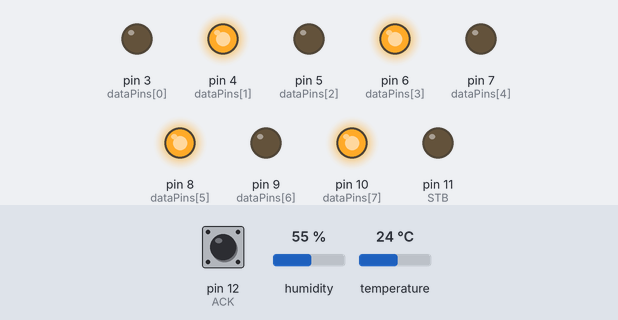
Bench run of a sketch on a simulated Arduino Uno, built with avr-gcc and run on an emulated ATmega328P. Parts: output pins drawn as LEDs (lit = HIGH). The inputs (shaded band) are chosen by the test bench; at power-on: pin 12 (ACK) HIGH, humidity 55 %, temperature 24 °C. What the sketch prints to the serial monitor is not drawn.

Above: at 1.2 s.
1.3 s: pin 12 (ACK) driven LOW
At 2.5 s:
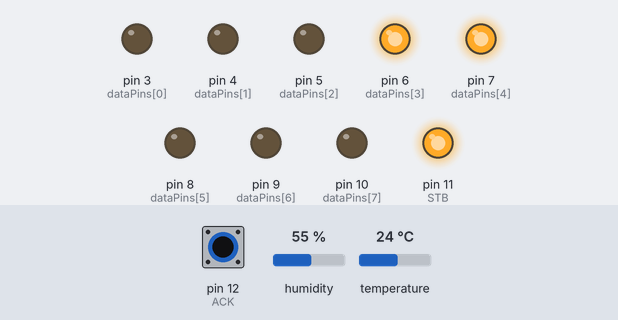
2.8 s: pin 12 (ACK) driven HIGH
At 3.9 s:
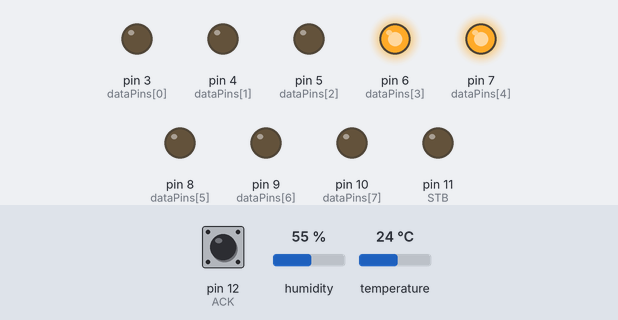
4.3 s: pin 12 (ACK) driven LOW
At 5.0 s:
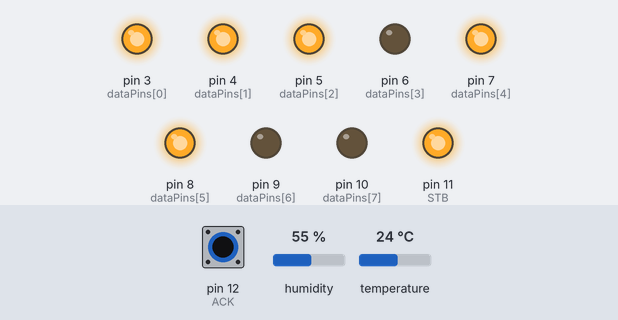
5.8 s: pin 12 (ACK) driven HIGH
At 6.1 s:
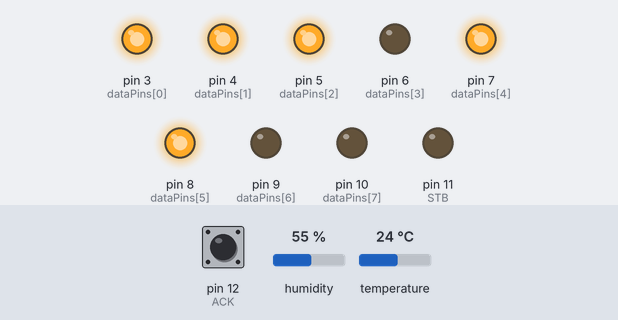
7.3 s: pin 12 (ACK) driven LOW
At 8.5 s:
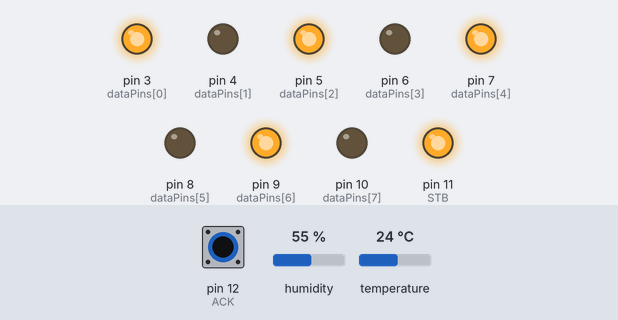
8.8 s: pin 12 (ACK) pulsed HIGH 2 times (0.12 s each, 0.3 s apart)
At 9.6 s:
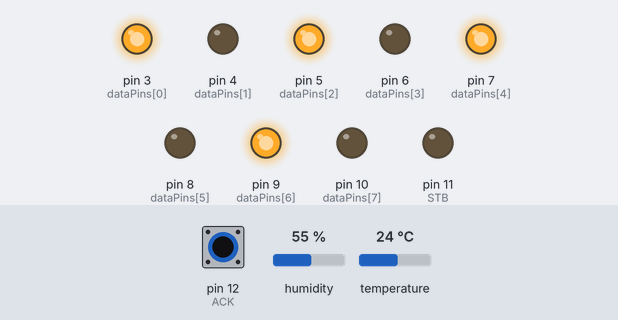
Timing chart, 0 to 12.4 s (numbered marks = the images above; inputs shaded):
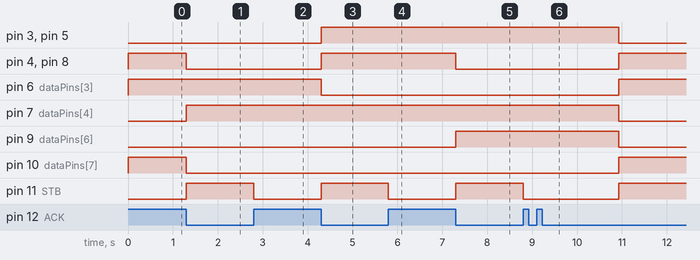

The sketch:

Master_code_parallel.ino
```cpp
#include <DHT.h>

#define DHTPIN 2
#define DHTTYPE DHT22
DHT dht(DHTPIN, DHTTYPE);

// Data Pins
const int dataPins[8] = {3, 4, 5, 6, 7, 8, 9, 10};
#define STB 11
#define ACK 12

void setup() {
  Serial.begin(9600);
  dht.begin();

  // Set data pins as OUTPUT
  for (int i = 0; i < 8; i++) pinMode(dataPins[i], OUTPUT);

  pinMode(STB, OUTPUT);
  pinMode(ACK, INPUT);

  digitalWrite(STB, LOW);
}

void sendByte(byte data) {
  // Put data on pins
  for (int i = 0; i < 8; i++) {
    digitalWrite(dataPins[i], (data >> i) & 0x01);
  }

  // Signal STB HIGH
  digitalWrite(STB, HIGH);

  // Wait for ACK HIGH from slave
  while (digitalRead(ACK) == LOW);

  // Reset STB
  digitalWrite(STB, LOW);

  // Wait for ACK LOW (handshake complete)
  while (digitalRead(ACK) == HIGH);
}

void loop() {
  float temp = dht.readTemperature();
  float hum = dht.readHumidity();

  if (!isnan(temp) && !isnan(hum)) {
    Serial.print("Sending Temp: ");
    Serial.print(temp);
    Serial.print(" Humidity: ");
    Serial.println(hum);

    // Convert to integers for simplicity
    int t = (int)temp;
    int h = (int)hum;

    // Send message: Header + Temp + Humidity
    sendByte(0xAA); // Start byte
    sendByte(t);
    sendByte(h);
    sendByte(0x55); // End byte
  }

  delay(2000);
}
```

Measured:
- after the input at 1.3 s, pin 4 (dataPins[1]), pin 8 (dataPins[5]), pin 10 (dataPins[7]): HIGH → LOW at once; pin 7 (dataPins[4]), pin 11 (STB): LOW → HIGH at once
- after the input at 2.8 s, pin 11 (STB): HIGH → LOW at once
- after the input at 4.3 s, pin 3 (dataPins[0]), pin 4 (dataPins[1]), pin 5 (dataPins[2]), pin 8 (dataPins[5]), pin 11 (STB): LOW → HIGH at once; pin 6 (dataPins[3]): HIGH → LOW at once
- after the input at 5.8 s, pin 11 (STB): HIGH → LOW at once
- after the input at 7.3 s, pin 4 (dataPins[1]), pin 8 (dataPins[5]): HIGH → LOW at once; pin 9 (dataPins[6]), pin 11 (STB): LOW → HIGH at once
- after the input at 8.8 s, pin 3 (dataPins[0]), pin 5 (dataPins[2]), pin 7 (dataPins[4]), pin 9 (dataPins[6]): HIGH → LOW after 2.1 s; pin 4 (dataPins[1]), pin 6 (dataPins[3]), pin 8 (dataPins[5]), pin 10 (dataPins[7]): LOW → HIGH after 2.1 s; pin 11 (STB): HIGH → LOW at once, → HIGH 2.1 s later
